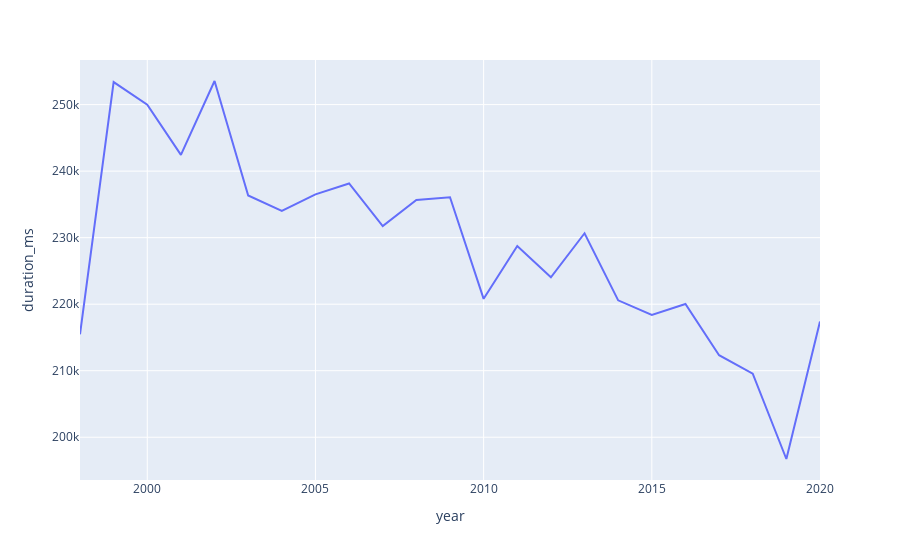

Notebook cell for this chart:
### Code cell
fig=px.line(df_year, x='year', y='duration_ms')
fig.show()

#lineplot for just one feature

### Figure 1 — Plotly figure (JSON) as saved in the notebook; plotly's stock layout.template omitted (floating-point values rounded to 4 significant figures)
{"data": [{"hovertemplate": "year=%{x}<br>duration_ms=%{y}<extra></extra>", "legendgroup": "", "line": {"color": "#636efa", "dash": "solid"}, "marker": {"symbol": "circle"}, "mode": "lines", "name": "", "orientation": "v", "showlegend": false, "type": "scatter", "x": [1998, 1999, 2000, 2001, 2002, 2003, 2004, 2005, 2006, 2007, 2008, 2009, 2010, 2011, 2012, 2013, 2014, 2015, 2016, 2017, 2018, 2019, 2020], "xaxis": "x", "y": [215466, 253400.0, 250000.0, 242500.0, 253500.0, 236300.0, 234000.0, 236500.0, 238100.0, 231700.0, 235700.0, 236100.0, 220800.0, 228700.0, 224000.0, 230700.0, 220578, 218400.0, 220000.0, 212300.0, 209600.0, 196700.0, 217400.0], "yaxis": "y"}], "layout": {"legend": {"tracegroupgap": 0}, "margin": {"t": 60}, "xaxis": {"anchor": "y", "domain": [0, 1], "title": {"text": "year"}}, "yaxis": {"anchor": "x", "domain": [0, 1], "title": {"text": "duration_ms"}}}}
